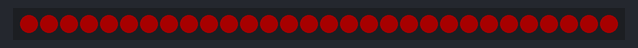
Recording of a sketch running on a simulated ESP32. Shown: 30 RGB LEDs in strip order, left to right. Dim RGB values are drawn brighter than linear.

Above: at 0.12 s.
At 0.88 s:
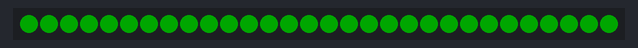
At 1.38 s:
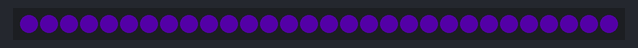
At 1.88 s:
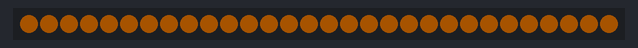

The sketch:

test.ino
```cpp
    #include <Adafruit_NeoPixel.h>

    #define PIN      27
    #define N_LEDS 30

    Adafruit_NeoPixel strip = Adafruit_NeoPixel(N_LEDS, PIN, NEO_GRB + NEO_KHZ800);
      uint32_t Red = strip.Color(255,0,0);
      uint32_t Orange = strip.Color(255,128,0);
      uint32_t Yellow = strip.Color(255,255,0);
      uint32_t Green = strip.Color(0,255,0);
      uint32_t Blue = strip.Color(0,0,255);
      uint32_t Purple = strip.Color(130,0,255);
    void setup() {
      strip.begin();
      strip.show();
      strip.setBrightness(40);
    }

    void loop() {
      strip.fill(Red,0,30);
      strip.show();
      delay(250);
      strip.clear();
      strip.fill(Orange,0,30);
      strip.show();
      delay(250);
      strip.clear();
      strip.fill(Yellow,0,30);
      strip.show();
      delay(250);
      strip.clear();
      strip.fill(Green,0,30);
      strip.show();
      delay(250);
      strip.clear();
      strip.fill(Blue,0,30);
      strip.show();
      delay(250);
      strip.clear();
      strip.fill(Purple,0,30);
      strip.show();
      delay(250);
      strip.clear();
    }
```

Measured:
- by itself, everything shown: repeats every 1.5 s, in 6 steps
